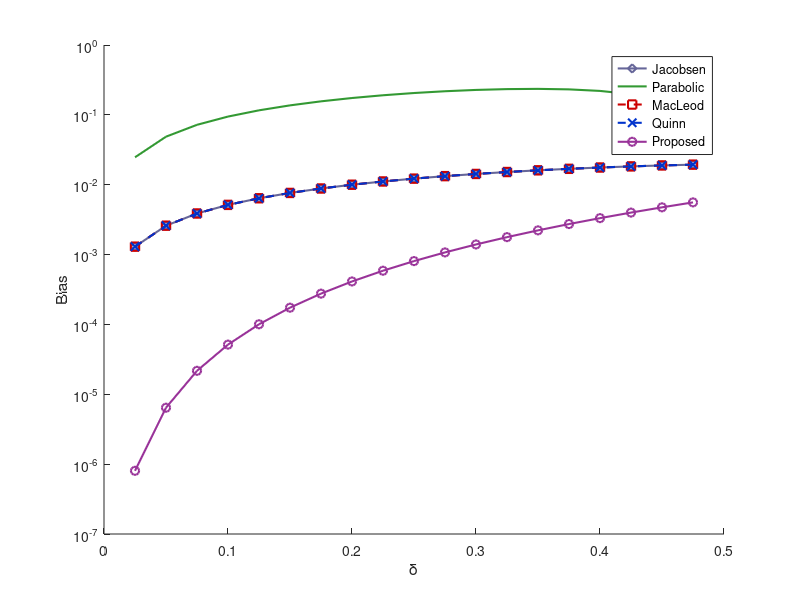

This figure's MATLAB source:
% Code for Figure 2
% Bias of the estimator for a Noiseless Signal

N = 8; %8 - Point DFT
n = 0:1:N-1;
xn = 5*(exp(1i*(pi*0.65)*n)); %Same signal used in Figure 1
DFT = fft(xn,N);
[Max,kp] = max(abs(DFT)); %Getting index of peak frequency of the signal

%Initializing arrays to store Bias Values
biasJacobsen = zeros(1,19);
biasCandan = zeros(1,19);
biasParabolic = zeros(1,19);
biasMacleod = zeros(1,19);
biasQuinn = zeros(1,19);

%ind is used to iterate through the Bias Arrays
ind = 1;

%{
Method Used:

We will vary delta for a fixed range, and for each delta we will generate a signal
and compute its DFT(usign fft()). 
Now using the DFT samples, we can compute R[kpeak-1], R[kpeak] and R[kpeak+1]
Using these three DFT samples, we can estimate delta usign the different
estimators(Macleod, Quinn, Jacobsen, Candan(proposed))

We can store absolute difference in estimate delta and actual delta in the
bias array
%}


for d=0.025:0.025:0.475 % Varying delta 
    w = 2*pi*(kp+d)/N;
    r = 5*(exp(1i*w*n));
    R = fft(r,N);
    
    %We add one to the index obtained from max(), because MATLAB has
    %1-based indexing but DFT has 0-based indexing
    Rkp = R(kp+1); %R(kpeak)
    RkpM = R(kp); %R(kpeak-1)
    RkpP = R(kp+2); %R(kpeak+1)
    
    %Estimating delta by using different estimators formula
    
    deltaJacobsen = real((RkpM-RkpP)/(2*Rkp-RkpM-RkpP));    
    
    biasCorrectionfactor = (tan(pi/N)*N/pi);
    deltaCandan = biasCorrectionfactor*real((RkpM-RkpP)/(2*Rkp-RkpM-RkpP));   
    
    deltaParabolic = ((abs(RkpP)-abs(RkpM))/(4*abs(Rkp)- 2*abs(RkpM) - 2*abs(RkpP)));    
    
    dMac = real(RkpM*conj(Rkp)-RkpP*conj(Rkp))/real(2*abs(Rkp).^2 + RkpM*conj(Rkp) + RkpP*conj(Rkp));
    deltaMacleod = (sqrt(1+8*dMac^2)-1)/(4*dMac);
    
    %Quinn:
    a1 = real(RkpM/Rkp);
    a2 = real(RkpP/Rkp);
    dq1 = a1/(1-a1); 
    dq2 = a2/(1-a2);
    if dq1>0 && dq2>0
        dQuinn = dq2;
    else 
        dQuinn = dq1;
    end
    
    %Calculting Bias = E[y^] - y
    biasCandan(ind) = abs(deltaCandan-d); %  
    biasJacobsen(ind) = abs(deltaJacobsen-d);  
    biasParabolic(ind) = abs(deltaParabolic-d);  
    biasMacleod(ind) = abs(deltaMacleod-d);
    biasQuinn(ind) = abs(dQuinn-d);
    
    %incrementing index of bias array
    ind = ind +1;
end

d=0.025:0.025:0.475;  
hold on;
plot(d, biasJacobsen, '-d','color','#666699','LineWidth',1.5);
plot(d, biasParabolic,'color','#339933','LineWidth',1.5);
plot(d, biasMacleod , '--s','color','#cc0000','LineWidth',1.5);
plot(d, biasQuinn , '--x','color','#0033cc','LineWidth',1.5);
plot(d, biasCandan, '-o','color','#993399','LineWidth',1.5);

hold off;
set(gca, 'YScale', 'log')
ylim([0.0000001 1]);
xlim([0 0.5]);
legend('Jacobsen','Parabolic','MacLeod','Quinn','Proposed');
ylabel('Bias'); xlabel('\delta');
